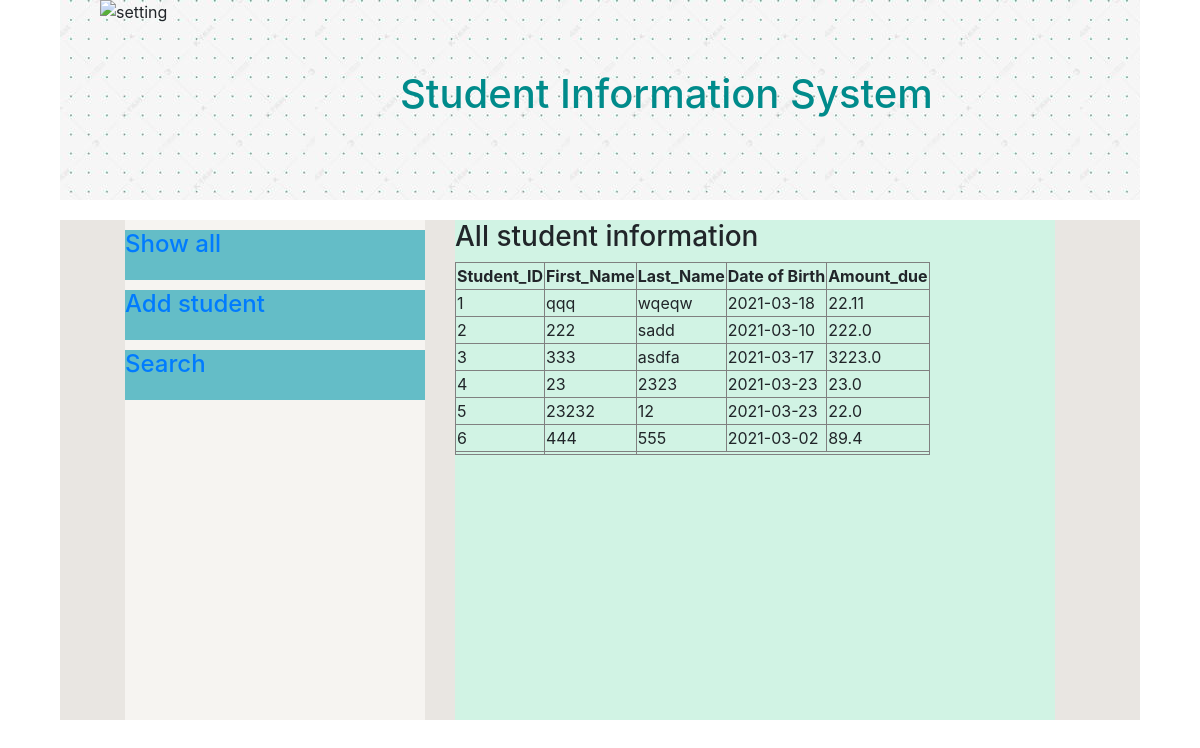
Page /query_all on the earlier database version.
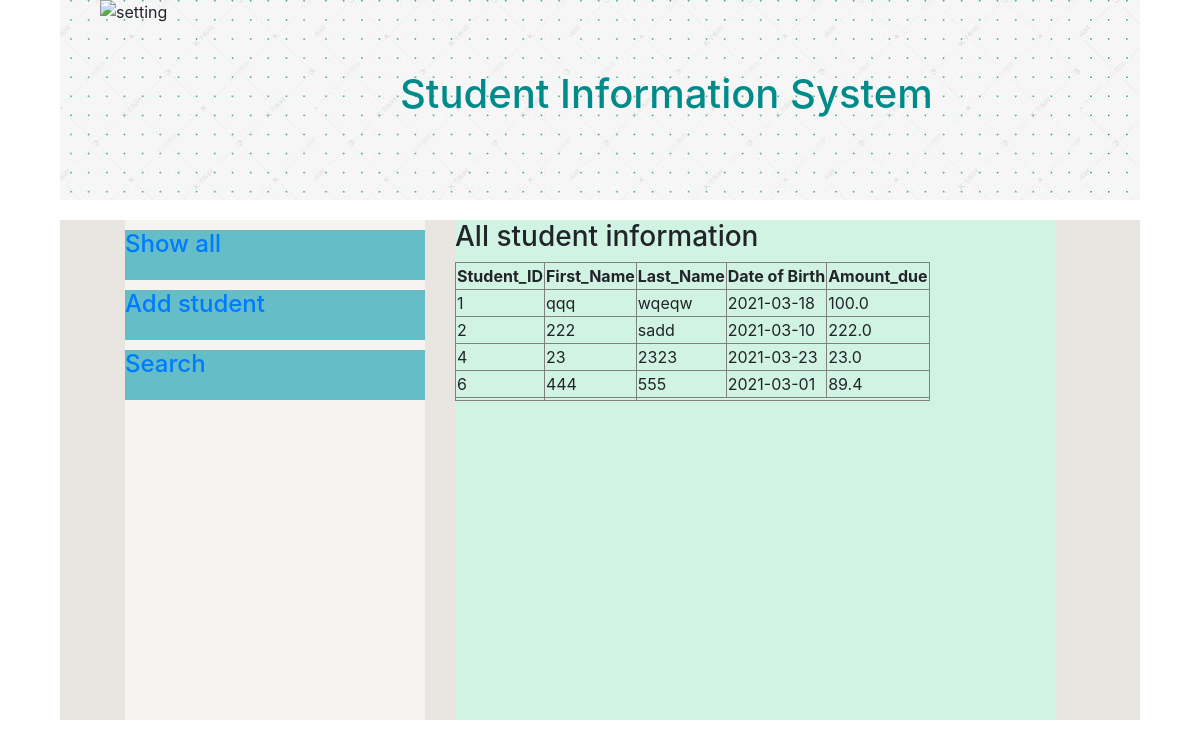
Same page on the later database version.
### FlaskApp.py (models this page shows)
class Student(db.Model):
    __tablename__ = "student"
    student_id = db.Column(db.Integer, autoincrement=True, primary_key=True)
    first_name = db.Column(db.String(32), unique=False)
    last_name = db.Column(db.String(32), unique=False)
    dob = db.Column(db.String(32), unique=False)
    amount_due = db.Column(db.Float(), unique=False)

### FlaskApp.py (the view)
@app.route('/query_all')
def query_all():
    rows = None
    try:
        rows = Student.query.all()
        print('rows:', rows)
        return render_template('result.html', rows=rows, type=0)
    except Exception as e:
        flash("{}".format(e))
        print('error:', e)
    return 'failed'

### templates/result.html (shortened to what this page needs)
{% extends 'base.html' %}
{% block content %}
     {% if type==0 %}
     <h3>All student information</h3>
     {% else %}
     <h3>Filter student information by ID</h3>
     {% endif%}
    <table border="1" id="tStudents">
      <thead>
        <th>Student_ID</th>
        <th>First_Name</th>
        <th>Last_Name</th>
        <th>Date of Birth</th>
        <th>Amount_due</th>
      </thead>
      <tbody>
        {% for row in rows %}
        <tr sid = "{{ row["student_id"] }}">
          <td >{{ row["student_id"] }}</td>
          <td>{{ row["first_name"] }}</td>
          <td>{{ row["last_name"] }}</td>
          <td>{{ row["dob"] }}</td>
          <td>{{ row["amount_due"] }}</td>
        </tr>
        {% endfor %}
      </tbody>
	   <tfoot>
		<tr>
			<td>
			</td>
			<td>
			</td>
		</tr>
	  </tfoot>
    </table>
{% endblock %}

### templates/base.html (shortened to what this page needs)
<!DOCTYPE html>
<html lang="en">
  <head>
    <link href="static/css/index.css" rel="stylesheet" />
    <link
      href="https://cdn.bootcdn.net/ajax/libs/twitter-bootstrap/4.5.3/css/bootstrap.min.css"
      rel="stylesheet"
    />
  </head>
  <body>
    <div id="wrap">
      <div id="div1">
        <div class="div1a">
          <img
            class="img1"
            style="width: 300px; height: 200px"
            src="/static/images/2.png"
            alt="setting"
          />
        </div>
        <div class="div1b">
          <div class="div1b1">
            <h1 style="color: darkcyan">Student Information System</h1>
          </div>
        </div>
      </div>
      <div id="div2">
        <div class="div2outerLeft">
          <div class="crud" id="div2showall">
            <a href='query_all'> <h4>Show all</h4> </a>
          </div>
          <div class="crud" id="div2create">
            <a href='add'> <h4>Add student</h4></a>
          </div>
          <div class="crud" id="div2search">
            <a href='search'> <h4>Search</h4></a>
          </div>
        </div>
        <div class="div2outerRight showWindow">
			{% block content %}{% endblock %}
          </div>
        </div>
      </div>
  </body>

### static/css/index.css (style rules this page uses)
#wrap { max-width: 1200px; min-width: 800px; width: 90%; height: 2000px; margin: 0 auto; }
#div1 { background-image:url('/static/images/dot.png'); max-width: 1200px; height:200px; display: flex; justify-content: center; }
.div1a { display:flex; align-items:center; justify-content:center; }
.img1 { height:auto; width: auto; }
.div1b { height:200px; width: 700px; }
.div1b1 { margin-top: 70px; margin-bottom: 70px; }
#div2 { margin-top: 20px; background: #e9e6e2; height: 500px; max-width: 1200px; display: flex; justify-content: center; }
.crud { height: 50px; margin-top: 10px; width: 100%; background: #64bdc7; display: block; }
.div2outerLeft { background: #f6f4f1; width: 300px; height: 500px; display: inline-block; }
.div2outerRight { display: inline-block; width: 800px; height: 500px; background: #e0f1e6; margin-right: 20px; align-items:center; }
.showWindow { background: #d1f3e4; width: 600px; height: 500px; margin-left:30px; }

Differences in the rows shown:
removed Student: student_id "3", first_name "333", last_name "asdfa", dob "2021-03-17", amount_due "3223.0"
removed Student: student_id "5", first_name "23232", last_name "12", dob "2021-03-23", amount_due "22.0"
changed Student "qqq": amount_due "22.11" → "100.0"
changed Student id 6: dob "2021-03-02" → "2021-03-01"
